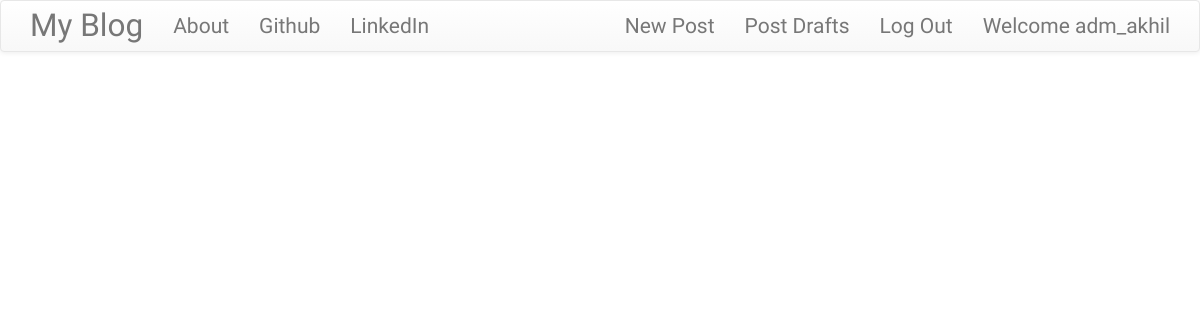
The app's page / (signed in), older data.
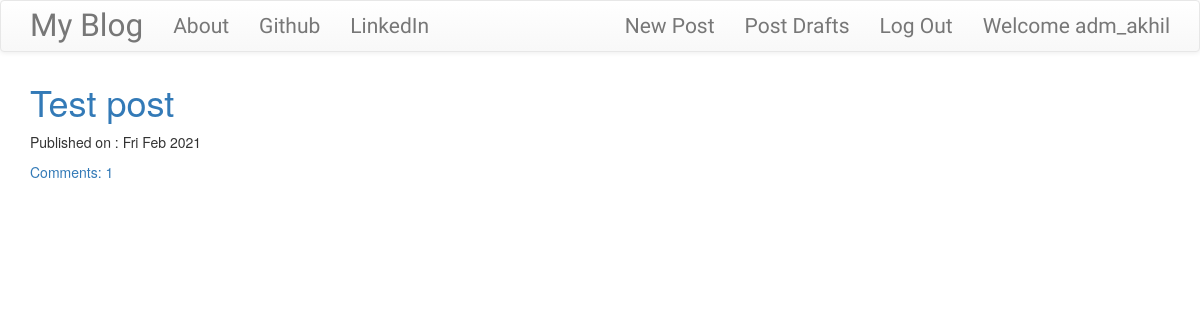
The same page, newer data.
### blog/models.py (models this page shows, shortened)
class Post(models.Model):
    author = models.ForeignKey('auth.User', on_delete=models.CASCADE)
    title = models.CharField(max_length=250)
    text = models.TextField()
    create_date = models.DateField(default=timezone.now)
    published_date = models.DateField(blank=True, null=True)
    def approve_comment(self):
        return self.comments.filter(approved_comment=True)

### blog/views.py (the view)
# urls.py: path('',views.PostListView.as_view(),name='post_list'),
class PostListView(ListView):
    model = Post
    def get_queryset(self):
        return Post.objects.filter(published_date__lte=timezone.now()).order_by('-published_date')

### blog/templates/blog/post_list.html
{% extends 'blog/base.html' %}
{% block content %}
  <div class="centerstage">
    {% for post in post_list %}
      <div class="post">
        <h1><a href="{% url 'post_detail' pk=post.pk %}">{{ post.title }}</a></h1>
        <div class="date">
          <p>Published on : {{ post.published_date|date:"D M Y" }}</p>
        </div>
        <a href="{% url 'post_detail' pk=post.pk %}">Comments: {{ post.approve_comment.count }}</a>
      </div>
    {% endfor %}
  </div>
{% endblock %}

### blog/templates/blog/base.html (shortened to what this page needs)
<!DOCTYPE html>
{% load static %}
<html lang="en" dir="ltr">
  <head>
    <link rel="stylesheet" href="https://stackpath.bootstrapcdn.com/bootstrap/3.4.1/css/bootstrap.min.css">
    <link rel="stylesheet" href="https://stackpath.bootstrapcdn.com/bootstrap/3.4.1/css/bootstrap-theme.min.css">
    <link rel="stylesheet" href="//cdn.jsdelivr.net/npm/medium-editor@latest/dist/css/medium-editor.min.css" type="text/css" media="screen" charset="utf-8">
    <link rel="stylesheet" href="{% static 'css/blog.css' %}">
  </head>
  <body class="loader">
    <nav class="navbar navbar-default techfont custom-navbar">
      <div class="container">
        <ul class='nav navbar-nav'>
          <li><a class="navbar-brand bigbrand" href="{% url 'post_list' %}">My Blog</a></li>
          <li><a class="navbar-link" href="{% url 'about' %}">About</a></li>
          <li><a href="https://www.github.com">Github</a></li>
          <li><a href="https://www.linkedin.com">LinkedIn</a></li>
        </ul>
        <ul class="nav navbar-nav navbar-right">
          {% if user.is_authenticated %}
            <li><a href="{% url 'post_new' %}">New Post</a></li>
            <li><a href="{% url 'post_draft_list' %}">Post Drafts</a></li>
            <li><a href="{% url 'logout' %}">Log Out</a></li>
            <li><a>Welcome {{user.username}}</a> </li>
          {% else %}
          <li><a class="nav navbar-right" href="{% url 'login' %}"><span class="glyphicon glyphicon-user"></span></a></li>
          {% endif %}
        </ul>
      </div>
    </nav>
    <div class="content container">
      <div class="row">
        <div class="col-xs-12">
          <div class="blog_posts">
            {% block content %}
            {% endblock %}
          </div>
        </div>
      </div>
    </div>
  </body>
</html>

Row changes from the older to the newer data that the page shows:
now on this page (row edited): Post: title "Test post", published_date "Fri Feb 2021", approve_comment.count "1"
